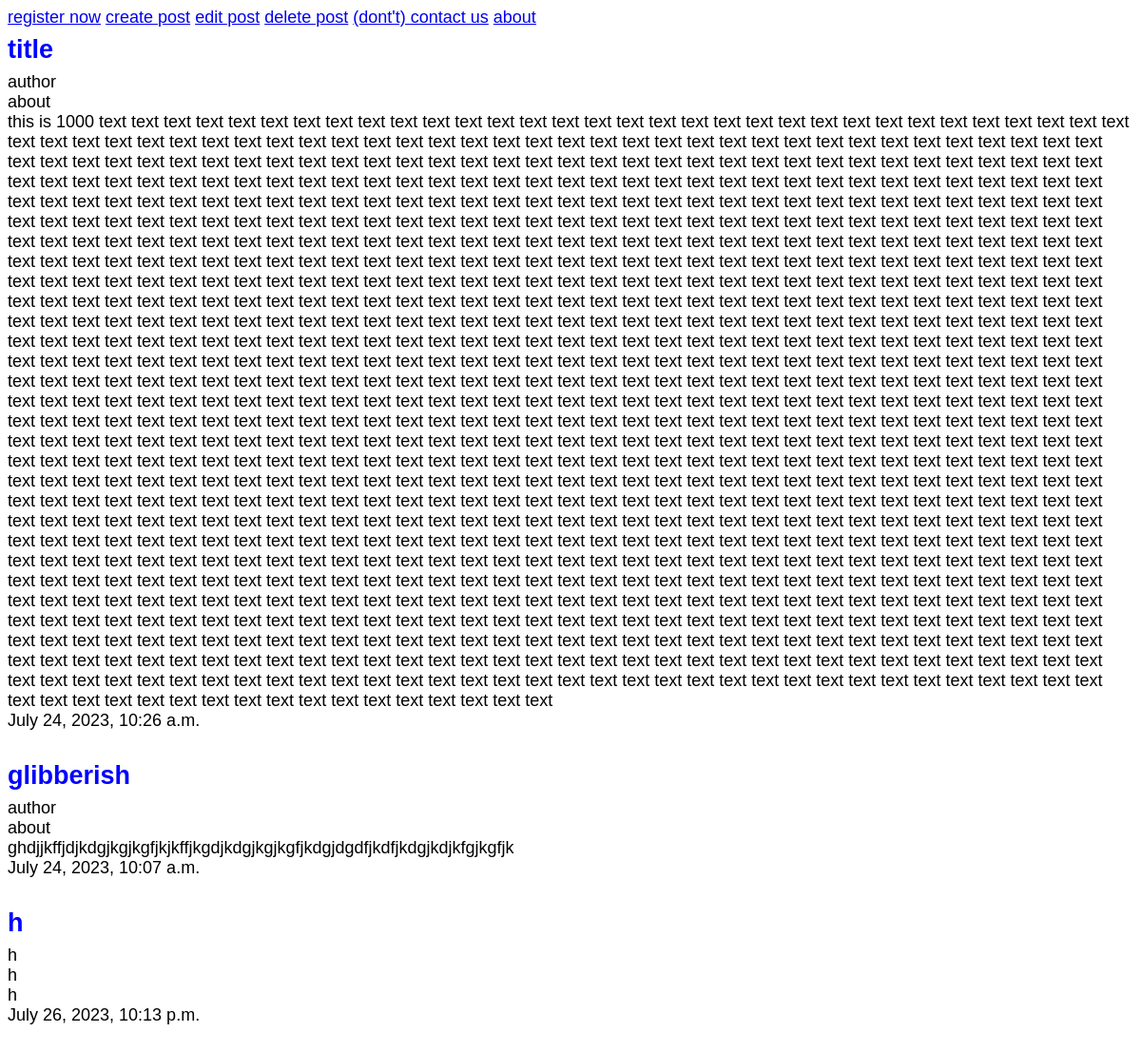
The page / on the database its author committed.
### the_app/models.py (models this page shows, shortened)
class Post(models.Model):
    title = models.CharField(verbose_name='title', max_length=50)
    author = models.CharField(verbose_name='author', max_length=50)
    about = models.CharField(verbose_name='about',max_length=90)
    full_text = models.TextField(verbose_name='text')
    date = models.DateTimeField(verbose_name='date of posting')

### the_app/views.py (the view)
# urls.py: path('', posts, name='home'),
def posts(request):
    bd = list(Post.objects.all())
    return render(request, 'the_app/home.html', {'posts':bd})

### the_app/templates/the_app/home.html (shortened to what this page needs)
{% extends 'the_app/base.html' %}
{% block content %}
{% for post in posts %}
<div class="post-entry">
    <h2><a href=''>{{ post.title }}</a></h2>
    <p>{{ post.author }}</p>
    <p>{{ post.about }}</p>
    <p>{{ post.full_text }}</p>
    <p>{{ post.date }}</p>
</div>
{% endfor %}
{% endblock %}

### the_app/templates/the_app/base.html (shortened to what this page needs)
<!DOCTYPE html>
{% load static %}
<html lang="en">
<head>
    <link rel="stylesheet" href="{% static 'css/base.css' %}">
</head>
<body>
    <a href='http://127.0.0.1:8000/register/'>register now</a>
    <a href='http://127.0.0.1:8000/create'>create post</a>
    <a href='http://127.0.0.1:8000/edit'>edit post</a>
    <a href='http://127.0.0.1:8000/delete'>delete post</a>
    <a href='http://127.0.0.1:8000/contact'>(dont't) contact us</a>
    <a href='http://127.0.0.1:8000/about'>about</a>
    {% block content %}
    {% endblock %}
</body>
</html>

### static/css/base.css (style rules this page uses)
body { font-family: 'Source Sans Pro', sans-serif; font-size: 18px; }
.post-entry { margin-bottom: 2rem; }
.post-entry h2 { margin: 0.5rem 0; }
.post-entry h2 a, .post-entry h2 a:visited { color: blue; text-decoration: none; }
.post-entry p { margin: 0; font-weight: 400; }

### rows shown on the page
Post: title "title", author "author", about "about", full_text "this is 1000 text text text text text text text text text text text text text text text text text text text text text text text text text text text text text text text text text text text text text text text text text text text text text text text text text text text text text text text text text text text text text text text text text text text text text text text text text text text text text text text text text text text text text text text text text text text text text text text text text text text text text text text text text text text text text text text text text text text text text text text text text text text text text text text text text text text text text text text text text…", date "July 24, 2023, 10:26 a.m."
Post: title "glibberish", author "author", about "about", full_text "ghdjjkffjdjkdgjkgjkgfjkjkffjkgdjkdgjkgjkgfjkdgjdgdfjkdfjkdgjkdjkfgjkgfjk", date "July 24, 2023, 10:07 a.m."
Post: title "h", author "h", about "h", full_text "h", date "July 26, 2023, 10:13 p.m."
